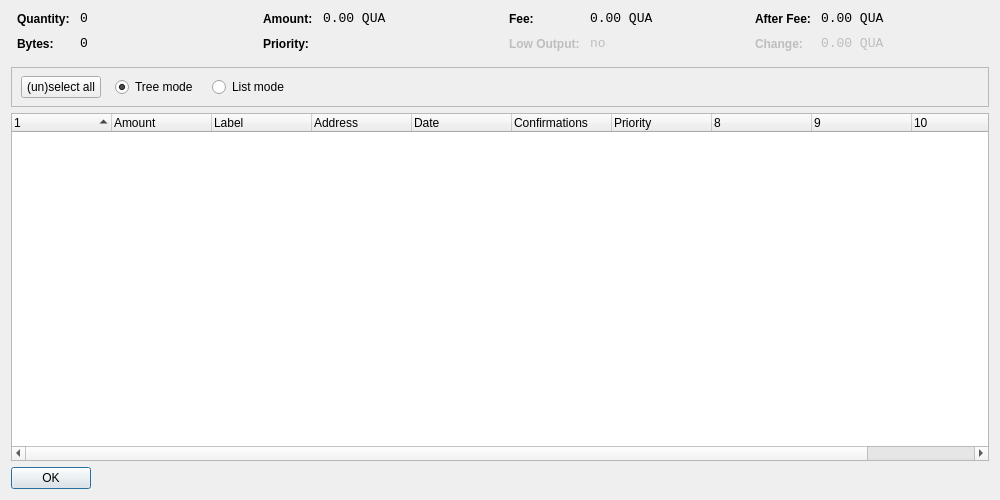
<?xml version="1.0" encoding="UTF-8"?>
<ui version="4.0">
 <class>CoinControlDialog</class>
 <widget class="QDialog" name="CoinControlDialog">
  <property name="geometry">
   <rect>
    <x>0</x>
    <y>0</y>
    <width>1000</width>
    <height>500</height>
   </rect>
  </property>
  <property name="windowTitle">
   <string>Coin Control</string>
  </property>
  <layout class="QVBoxLayout" name="verticalLayout">
   <item>
    <layout class="QHBoxLayout" name="horizontalLayoutTop" stretch="0,0,0,0">
     <property name="topMargin">
      <number>0</number>
     </property>
     <property name="bottomMargin">
      <number>10</number>
     </property>
     <item>
      <layout class="QFormLayout" name="formLayoutCoinControl1">
       <property name="horizontalSpacing">
        <number>10</number>
       </property>
       <property name="verticalSpacing">
        <number>10</number>
       </property>
       <property name="leftMargin">
        <number>6</number>
       </property>
       <property name="rightMargin">
        <number>6</number>
       </property>
       <item row="0" column="0">
        <widget class="QLabel" name="labelCoinControlQuantityText">
         <property name="styleSheet">
          <string notr="true">font-weight:bold;</string>
         </property>
         <property name="text">
          <string>Quantity:</string>
         </property>
        </widget>
       </item>
       <item row="0" column="1">
        <widget class="QLabel" name="labelCoinControlQuantity">
         <property name="font">
          <font>
           <family>Monospace</family>
           <pointsize>10</pointsize>
          </font>
         </property>
         <property name="cursor">
          <cursorShape>IBeamCursor</cursorShape>
         </property>
         <property name="contextMenuPolicy">
          <enum>Qt::ActionsContextMenu</enum>
         </property>
         <property name="text">
          <string notr="true">0</string>
         </property>
         <property name="textInteractionFlags">
          <set>Qt::LinksAccessibleByMouse|Qt::TextSelectableByKeyboard|Qt::TextSelectableByMouse</set>
         </property>
        </widget>
       </item>
       <item row="1" column="0">
        <widget class="QLabel" name="labelCoinControlBytesText">
         <property name="styleSheet">
          <string notr="true">font-weight:bold;</string>
         </property>
         <property name="text">
          <string>Bytes:</string>
         </property>
        </widget>
       </item>
       <item row="1" column="1">
        <widget class="QLabel" name="labelCoinControlBytes">
         <property name="font">
          <font>
           <family>Monospace</family>
           <pointsize>10</pointsize>
          </font>
         </property>
         <property name="cursor">
          <cursorShape>IBeamCursor</cursorShape>
         </property>
         <property name="contextMenuPolicy">
          <enum>Qt::ActionsContextMenu</enum>
         </property>
         <property name="text">
          <string notr="true">0</string>
         </property>
         <property name="textInteractionFlags">
          <set>Qt::LinksAccessibleByMouse|Qt::TextSelectableByKeyboard|Qt::TextSelectableByMouse</set>
         </property>
        </widget>
       </item>
      </layout>
     </item>
     <item>
      <layout class="QFormLayout" name="formLayoutCoinControl2">
       <property name="horizontalSpacing">
        <number>10</number>
       </property>
       <property name="verticalSpacing">
        <number>10</number>
       </property>
       <property name="leftMargin">
        <number>6</number>
       </property>
       <property name="rightMargin">
        <number>6</number>
       </property>
       <item row="0" column="0">
        <widget class="QLabel" name="labelCoinControlAmountText">
         <property name="styleSheet">
          <string notr="true">font-weight:bold;</string>
         </property>
         <property name="text">
          <string>Amount:</string>
         </property>
        </widget>
       </item>
       <item row="0" column="1">
        <widget class="QLabel" name="labelCoinControlAmount">
         <property name="font">
          <font>
           <family>Monospace</family>
           <pointsize>10</pointsize>
          </font>
         </property>
         <property name="cursor">
          <cursorShape>IBeamCursor</cursorShape>
         </property>
         <property name="contextMenuPolicy">
          <enum>Qt::ActionsContextMenu</enum>
         </property>
         <property name="text">
          <string notr="true">0.00 QUA</string>
         </property>
         <property name="textInteractionFlags">
          <set>Qt::LinksAccessibleByMouse|Qt::TextSelectableByKeyboard|Qt::TextSelectableByMouse</set>
         </property>
        </widget>
       </item>
       <item row="1" column="0">
        <widget class="QLabel" name="labelCoinControlPriorityText">
         <property name="styleSheet">
          <string notr="true">font-weight:bold;</string>
         </property>
         <property name="text">
          <string>Priority:</string>
         </property>
        </widget>
       </item>
       <item row="1" column="1">
        <widget class="QLabel" name="labelCoinControlPriority">
         <property name="font">
          <font>
           <family>Monospace</family>
           <pointsize>10</pointsize>
          </font>
         </property>
         <property name="cursor">
          <cursorShape>IBeamCursor</cursorShape>
         </property>
         <property name="contextMenuPolicy">
          <enum>Qt::ActionsContextMenu</enum>
         </property>
         <property name="text">
          <string/>
         </property>
         <property name="textInteractionFlags">
          <set>Qt::LinksAccessibleByMouse|Qt::TextSelectableByKeyboard|Qt::TextSelectableByMouse</set>
         </property>
        </widget>
       </item>
      </layout>
     </item>
     <item>
      <layout class="QFormLayout" name="formLayoutCoinControl3">
       <property name="horizontalSpacing">
        <number>10</number>
       </property>
       <property name="verticalSpacing">
        <number>10</number>
       </property>
       <property name="leftMargin">
        <number>6</number>
       </property>
       <property name="rightMargin">
        <number>6</number>
       </property>
       <item row="0" column="0">
        <widget class="QLabel" name="labelCoinControlFeeText">
         <property name="styleSheet">
          <string notr="true">font-weight:bold;</string>
         </property>
         <property name="text">
          <string>Fee:</string>
         </property>
        </widget>
       </item>
       <item row="0" column="1">
        <widget class="QLabel" name="labelCoinControlFee">
         <property name="font">
          <font>
           <family>Monospace</family>
           <pointsize>10</pointsize>
          </font>
         </property>
         <property name="cursor">
          <cursorShape>IBeamCursor</cursorShape>
         </property>
         <property name="contextMenuPolicy">
          <enum>Qt::ActionsContextMenu</enum>
         </property>
         <property name="text">
          <string notr="true">0.00 QUA</string>
         </property>
         <property name="textInteractionFlags">
          <set>Qt::LinksAccessibleByMouse|Qt::TextSelectableByKeyboard|Qt::TextSelectableByMouse</set>
         </property>
        </widget>
       </item>
       <item row="1" column="0">
        <widget class="QLabel" name="labelCoinControlLowOutputText">
         <property name="enabled">
          <bool>false</bool>
         </property>
         <property name="styleSheet">
          <string notr="true">font-weight:bold;</string>
         </property>
         <property name="text">
          <string>Low Output:</string>
         </property>
        </widget>
       </item>
       <item row="1" column="1">
        <widget class="QLabel" name="labelCoinControlLowOutput">
         <property name="enabled">
          <bool>false</bool>
         </property>
         <property name="font">
          <font>
           <family>Monospace</family>
           <pointsize>10</pointsize>
          </font>
         </property>
         <property name="cursor">
          <cursorShape>IBeamCursor</cursorShape>
         </property>
         <property name="contextMenuPolicy">
          <enum>Qt::ActionsContextMenu</enum>
         </property>
         <property name="text">
          <string notr="true">no</string>
         </property>
         <property name="textInteractionFlags">
          <set>Qt::LinksAccessibleByMouse|Qt::TextSelectableByKeyboard|Qt::TextSelectableByMouse</set>
         </property>
        </widget>
       </item>
      </layout>
     </item>
     <item>
      <layout class="QFormLayout" name="formLayoutCoinControl4">
       <property name="horizontalSpacing">
        <number>10</number>
       </property>
       <property name="verticalSpacing">
        <number>10</number>
       </property>
       <property name="leftMargin">
        <number>6</number>
       </property>
       <property name="rightMargin">
        <number>6</number>
       </property>
       <item row="0" column="0">
        <widget class="QLabel" name="labelCoinControlAfterFeeText">
         <property name="styleSheet">
          <string notr="true">font-weight:bold;</string>
         </property>
         <property name="text">
          <string>After Fee:</string>
         </property>
        </widget>
       </item>
       <item row="0" column="1">
        <widget class="QLabel" name="labelCoinControlAfterFee">
         <property name="font">
          <font>
           <family>Monospace</family>
           <pointsize>10</pointsize>
          </font>
         </property>
         <property name="cursor">
          <cursorShape>IBeamCursor</cursorShape>
         </property>
         <property name="contextMenuPolicy">
          <enum>Qt::ActionsContextMenu</enum>
         </property>
         <property name="text">
          <string notr="true">0.00 QUA</string>
         </property>
         <property name="textInteractionFlags">
          <set>Qt::LinksAccessibleByMouse|Qt::TextSelectableByKeyboard|Qt::TextSelectableByMouse</set>
         </property>
        </widget>
       </item>
       <item row="1" column="0">
        <widget class="QLabel" name="labelCoinControlChangeText">
         <property name="enabled">
          <bool>false</bool>
         </property>
         <property name="styleSheet">
          <string notr="true">font-weight:bold;</string>
         </property>
         <property name="text">
          <string>Change:</string>
         </property>
        </widget>
       </item>
       <item row="1" column="1">
        <widget class="QLabel" name="labelCoinControlChange">
         <property name="enabled">
          <bool>false</bool>
         </property>
         <property name="font">
          <font>
           <family>Monospace</family>
           <pointsize>10</pointsize>
          </font>
         </property>
         <property name="cursor">
          <cursorShape>IBeamCursor</cursorShape>
         </property>
         <property name="contextMenuPolicy">
          <enum>Qt::ActionsContextMenu</enum>
         </property>
         <property name="text">
          <string notr="true">0.00 QUA</string>
         </property>
         <property name="textInteractionFlags">
          <set>Qt::LinksAccessibleByMouse|Qt::TextSelectableByKeyboard|Qt::TextSelectableByMouse</set>
         </property>
        </widget>
       </item>
      </layout>
     </item>
    </layout>
   </item>
   <item>
    <widget class="QFrame" name="frame">
     <property name="minimumSize">
      <size>
       <width>0</width>
       <height>40</height>
      </size>
     </property>
     <property name="frameShape">
      <enum>QFrame::StyledPanel</enum>
     </property>
     <property name="frameShadow">
      <enum>QFrame::Sunken</enum>
     </property>
     <widget class="QWidget" name="horizontalLayoutWidget">
      <property name="geometry">
       <rect>
        <x>10</x>
        <y>0</y>
        <width>781</width>
        <height>41</height>
       </rect>
      </property>
      <layout class="QHBoxLayout" name="horizontalLayoutPanel" stretch="0,0,0,0,0">
       <property name="spacing">
        <number>14</number>
       </property>
       <item>
        <widget class="QPushButton" name="pushButtonSelectAll">
         <property name="sizePolicy">
          <sizepolicy hsizetype="Maximum" vsizetype="Fixed">
           <horstretch>0</horstretch>
           <verstretch>0</verstretch>
          </sizepolicy>
         </property>
         <property name="text">
          <string>(un)select all</string>
         </property>
        </widget>
       </item>
       <item>
        <widget class="QRadioButton" name="radioTreeMode">
         <property name="sizePolicy">
          <sizepolicy hsizetype="Maximum" vsizetype="Fixed">
           <horstretch>0</horstretch>
           <verstretch>0</verstretch>
          </sizepolicy>
         </property>
         <property name="text">
          <string>Tree mode</string>
         </property>
         <property name="checked">
          <bool>true</bool>
         </property>
        </widget>
       </item>
       <item>
        <widget class="QRadioButton" name="radioListMode">
         <property name="sizePolicy">
          <sizepolicy hsizetype="Maximum" vsizetype="Fixed">
           <horstretch>0</horstretch>
           <verstretch>0</verstretch>
          </sizepolicy>
         </property>
         <property name="text">
          <string>List mode</string>
         </property>
        </widget>
       </item>
       <item>
        <spacer name="horizontalSpacer">
         <property name="orientation">
          <enum>Qt::Horizontal</enum>
         </property>
         <property name="sizeHint" stdset="0">
          <size>
           <width>40</width>
           <height>20</height>
          </size>
         </property>
        </spacer>
       </item>
      </layout>
     </widget>
    </widget>
   </item>
   <item>
    <widget class="CoinControlTreeWidget" name="treeWidget">
     <property name="contextMenuPolicy">
      <enum>Qt::CustomContextMenu</enum>
     </property>
     <property name="sortingEnabled">
      <bool>false</bool>
     </property>
     <property name="columnCount">
      <number>11</number>
     </property>
     <attribute name="headerShowSortIndicator" stdset="0">
      <bool>true</bool>
     </attribute>
     <attribute name="headerStretchLastSection">
      <bool>false</bool>
     </attribute>
     <column>
      <property name="text">
       <string/>
      </property>
     </column>
     <column>
      <property name="text">
       <string>Amount</string>
      </property>
     </column>
     <column>
      <property name="text">
       <string>Label</string>
      </property>
     </column>
     <column>
      <property name="text">
       <string>Address</string>
      </property>
     </column>
     <column>
      <property name="text">
       <string>Date</string>
      </property>
     </column>
     <column>
      <property name="text">
       <string>Confirmations</string>
      </property>
      <property name="toolTip">
       <string>Confirmed</string>
      </property>
     </column>
     <column>
      <property name="text">
       <string>Priority</string>
      </property>
     </column>
     <column>
      <property name="text">
       <string/>
      </property>
     </column>
     <column>
      <property name="text">
       <string/>
      </property>
     </column>
     <column>
      <property name="text">
       <string/>
      </property>
     </column>
     <column>
      <property name="text">
       <string/>
      </property>
     </column>
    </widget>
   </item>
   <item>
    <widget class="QDialogButtonBox" name="buttonBox">
     <property name="sizePolicy">
      <sizepolicy hsizetype="Maximum" vsizetype="Fixed">
       <horstretch>0</horstretch>
       <verstretch>0</verstretch>
      </sizepolicy>
     </property>
     <property name="orientation">
      <enum>Qt::Horizontal</enum>
     </property>
     <property name="standardButtons">
      <set>QDialogButtonBox::Ok</set>
     </property>
    </widget>
   </item>
  </layout>
 </widget>
 <customwidgets>
  <customwidget>
   <class>CoinControlTreeWidget</class>
   <extends>QTreeWidget</extends>
   <header>coincontroltreewidget.h</header>
  </customwidget>
 </customwidgets>
 <resources/>
 <connections/>
</ui>
